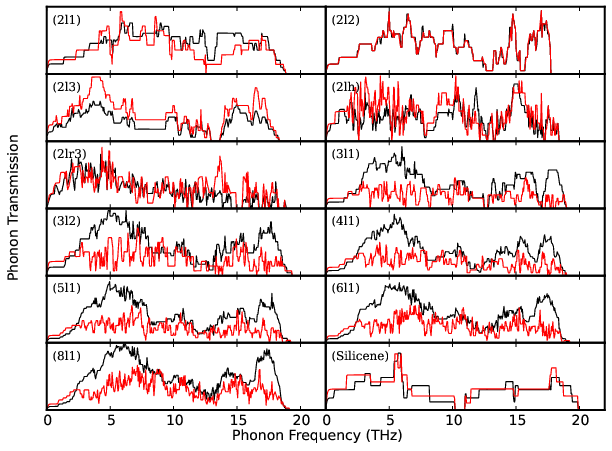

Write the Python code that produced this figure.
# -*- coding: utf-8 -*-
# @Author: YangZhou
# @Date:   1970-01-01 08:00:00
# @Last Modified by:   YangZhou
# @Last Modified time: 2017-06-23 21:23:56
from aces.tools import *
from ase import io
from aces.graph import fig, setLegend, pl, fit
import matplotlib
matplotlib.rcParams['xtick.major.width'] = 1
matplotlib.rcParams['ytick.major.width'] = 1
import numpy as np
text_style = dict(horizontalalignment='left', verticalalignment='center',
                  fontsize=12, fontdict={'family': 'serif'})
vs = '2l1  2l2  2l3  2lh  2lr3  3l1  3l2  4l1  5l1  6l1  8l1  Silicene'.split()
with fig('transmission.eps'):
    fi, axes = pl.subplots(6, 2, sharex=True, sharey=False, figsize=(10, 7))
    for i, v in enumerate(vs):
        ax = axes[i // 2, i % 2]
        file = "negf/" + v + "/transmission.txt"
        f = np.loadtxt(file, skiprows=1)
        freq = f[:, 0]
        trans = f[:, 3]
        atoms = io.read("negf/" + v + "/center/SPOSCAR")
        cross = np.linalg.norm(
            atoms.cell[1]) * (atoms.positions[:, 2].max() - atoms.positions[:, 2].min())

        ax.plot(freq, trans / cross, color="k", label=v + "z")
        # ax.fill_between(freq, 0, trans / cross, color='r', alpha=0.5)
        ax.text(.02, .8, "(" + v + ")", transform=ax.transAxes, **text_style)
        file = "negfa/" + v + "/transmission.txt"
        f = np.loadtxt(file, skiprows=1)
        freq = f[:, 0]
        trans = f[:, 3]
        atoms = io.read("negfa/" + v + "/center/SPOSCAR")
        cross = np.linalg.norm(
            atoms.cell[0]) * (atoms.positions[:, 2].max() - atoms.positions[:, 2].min())

        ax.plot(freq, trans / cross, color="r", label=v + "")
        #ax.fill_between(freq, 0, trans / cross, color='r', alpha=0.5)
        ax.set_yticks([])
        ax.set_yticklabels([])
        # ax.set_ylabel("Phonon Transmission")
        # ax.set_xlabel("Frequency (THz)")
        ax.set_xlim([0, 22])
        # setLegend(ax, fontsize=9)
    #ax.set_xlabel("Frequency (THz)")
    fi.text(0.5, 0.04, 'Phonon Frequency (THz)', ha='center')
    fi.text(0.07, 0.5, 'Phonon Transmission', va='center', rotation='vertical')
    fi.subplots_adjust(
        left=None,
        bottom=None,
        right=None,
        top=None,
        wspace=0,
        hspace=0)
